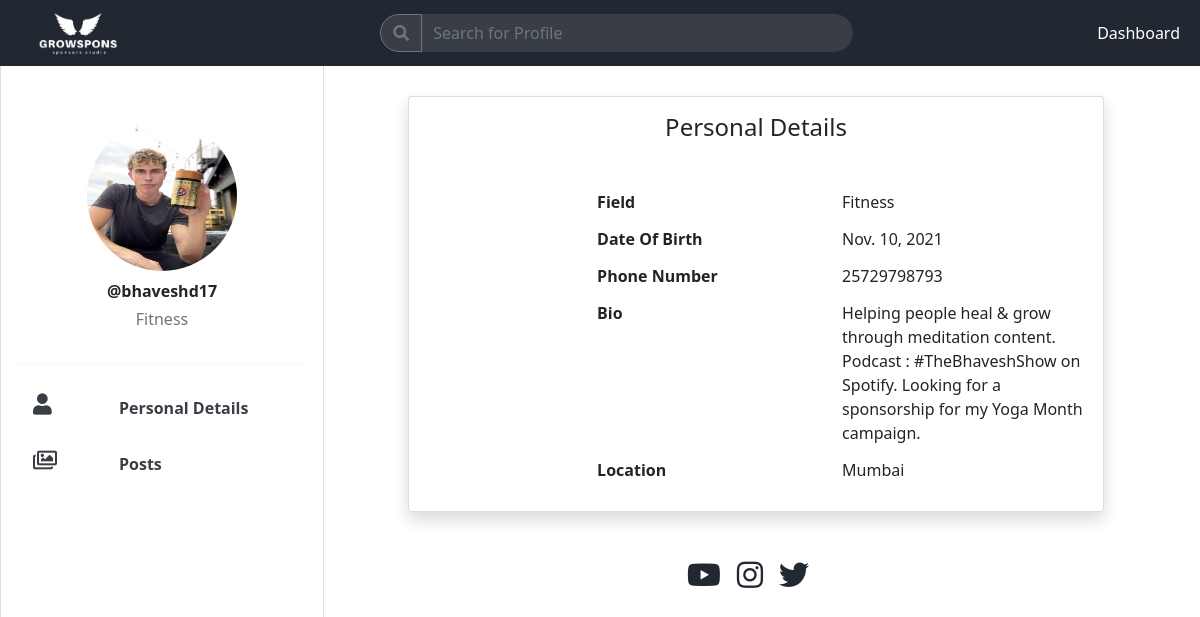
/company/profile/13/ (signed in), run on the app's committed database.
### app/models.py (models this page shows, shortened)
class Influencer(models.Model):
    influencer_id=models.OneToOneField(User,on_delete=models.CASCADE)
    field=models.CharField(max_length=50,choices=fields_list)
    profileImg=models.ImageField(upload_to="profileImg/influencer/")
    dob = models.DateField()
    phone_no=models.CharField(max_length=13)
    bio=models.TextField(max_length=300)
    location=models.CharField(max_length=200)
    pancard=models.CharField(max_length=12,null=True, default='NA')
    mode_of_transaction=models.CharField(max_length=25, default='NA', choices=sorted({
        ("1","NetBanking"),("2","Card"),("3","UPI"),("4","Other")
    }))
    bank_name=models.CharField(max_length=25,null=True, default='NA')
    IFSC_code=models.CharField(max_length=15,null=True, default='NA')
    account_no=models.CharField(max_length=15,null=True, default='NA')
    is_verified=models.BooleanField(null=True, default=False)

class InfSocialMedia(models.Model):
    influencer = models.ForeignKey(Influencer, on_delete=models.CASCADE)
    url = models.URLField(null=True)
    social_media = models.CharField(max_length=100, null=True)
    followers = models.CharField(max_length=30, null=True)

### company/views.py (the view)
# urls.py: path('profile/<int:id>/', views.profile_cmp, name='profile_cmp'),
@login_required(login_url='login')
def profile_cmp(request, id):
    influencer = Influencer.objects.get(id=id)
    socialmedia = InfSocialMedia.objects.filter(influencer=influencer)
    content = {'socialmedia':socialmedia, 'influencer':influencer}
    return render(request, 'company/profile/profile.html', content)

### company/templates/company/profile/profile.html (shortened to what this page needs)
{% extends "base.html"%}
{% load static %}
{% block content %}
{% include "company/profile/profile_nav.html" %}
<div class="container mt-5 pt-5">
    <div class="card card-body shadow">
        <h4 class="text-center mb-5">Personal Details</h4>
        <div class="grid-container">
            <div class="head-field">
                <strong>Field</strong>
            </div>
            <div class="data-field">
                {{influencer.field}}
            </div>
        </div>
        <div class="grid-container">
            <div class="head-field">
                <strong>Date Of Birth</strong>
            </div>
            <div class="data-field">
                {{influencer.dob}}
            </div>
        </div>
        <div class="grid-container">
            <div class="head-field">
                <strong>Phone Number</strong>
            </div>
            <div class="data-field">
                {{influencer.phone_no}}
            </div>
        </div>
        <div class="grid-container">
            <div class="head-field">
                <strong>Bio</strong>
            </div>
            <div class="data-field">
                {{influencer.bio}}
            </div>
        </div>
        <div class="grid-container">
            <div class="head-field">
                <strong>Location</strong>
            </div>
            <div class="data-field">
                {{influencer.location}}
            </div>
        </div>
    </div>
    <div class="mt-5">
        <div class="d-flex justify-content-center">
            {% for s in socialmedia %}
              <a href="{{s.url}}" style="text-decoration: none;" class="grey-color" target="_blank"><i class="fab fa-{{s.social_media}} me-3" style="font-size: 30px;"></i></a>
            {% endfor %}
        </div>
    </div>
</div>
{% endblock%}

### app/templates/base.html (shortened to what this page needs)
<!DOCTYPE html>
{% load static %}
<html lang="en">
<head>
    <link rel="stylesheet" href="{% static 'css/base.css' %}">
    <link href="https://cdn.jsdelivr.net/npm/bootstrap@5.0.2/dist/css/bootstrap.min.css" rel="stylesheet"
>
    <link href="https://cdnjs.cloudflare.com/ajax/libs/font-awesome/5.13.0/css/all.min.css" rel="stylesheet">
</head>
<body>
    {% include "navbar.html" %}
    {% block content %}
    {% endblock content %}
</body>
</html>

### app/templates/navbar.html (shortened to what this page needs)
{% load static %}
<nav class="navbar navbar-expand-lg fixed-top navbar-dark grey-bgcolor">
    <div class="container-fluid">
        <a class="navbar-brand my-0 py-0 ps-3" href="{% url 'home' %}">
            <img src="{% static 'img/logo.png' %}" width="100" height="50" alt="">
        </a>
        <div class="collapse navbar-collapse" id="navbarSupportedContent">
            <ul class="navbar-nav me-auto mb-2 mb-lg-0 w-100">
                <div class="mx-auto" style="width: 50%;">
                    <form action="" method="GET">
                        <div class="input-group" id="search-box">
                            <div class="input-group-prepend">
                                <button class="btn btn-outline-secondary light-grey-bgcolor" id="search-btn"
                                    type="submit" style="border-radius: 40px 0px 0px 40px;"><i
                                        class="fas fa-search"></i></button>
                            </div>
                            <input type="text" name="to_search"
                                style="border: none;border-radius: 0px 40px 40px 0px;"
                                class="form-control light-grey-bgcolor" placeholder="Search for Profile"
                                aria-label="" aria-describedby="basic-addon1">
                        </div>
                    </form>
                </div>
            </ul>
            <ul class="navbar-nav ms-auto mb-2 mb-lg-0 ">
                {% if request.user.is_authenticated %}
                    {% if request.user.is_staff %}
                    <li class="nav-item">
                        <a class="nav-link active" aria-current="page" href="{% url 'dashboardCmp' %}">Dashboard</a>
                    </li>
                    {% else %}
                    <li class="nav-item">
                        <a class="nav-link active" aria-current="page" href="{% url 'dashboardInf' %}">Dashboard</a>
                    </li>
                    {% endif %}
                {% else %}
                <li class="nav-item">
                    <a class="nav-link active" aria-current="page" href="{% url 'login' %}">Login</a>
                </li>
                {% endif %}
            </ul>
        </div>
    </div>
</nav>

### company/templates/company/profile/profile_nav.html (shortened to what this page needs)
<div class="card side-left-bar mt-5 pt-5">
    <div class="card-body">
        <div style="text-align: center;" class="mt-2">
            <img src="{{influencer.profileImg.url}}" style="height: 150px; width:150px; border-radius: 50%;"
                alt="...">
        </div>
        <div class="d-flex flex-column text-center">
            <p class="mb-1 mt-2"><strong>@{{influencer.influencer_id.username}}</strong></p>
            <p class="text-muted">{{influencer.field}}</p>
        </div>
        <hr class="my-3" style="color: #e2e2e2;">
        <div class="menu">
            <ul class="menu-list ps-0" style="list-style: none;">
                <li>
                    <a href="{% url 'profile_cmp' influencer.id %}">
                        <i class="fas fa-user fa-lg"></i><strong>Personal Details</strong>
                    </a>
                </li>
                <li>
                    <a href="{% url 'personal_post_cmp' influencer.id %}">
                        <i class="far fa-images fa-lg"></i><strong>Posts</strong>
                    </a>
                </li>
            </ul>
        </div>
    </div>
</div>

### static/css/base.css (style rules this page uses)
.grey-color { color: #222831 !important; }
.grey-bgcolor { background-color: #222831 !important; }
.light-grey-bgcolor { background-color: #393e46 !important; }

### company/templates/company/profile/profile_nav.html (style rules this page uses)
.side-left-bar { height: 100vh; position: fixed; left: 0; width: 27%; }
.menu-list li a { text-decoration: none; color: #393E46; display: grid; grid-template-columns: 1fr 2fr; }
.menu-list li { padding: 1rem; }

### company/templates/company/profile/profile.html (style rules this page uses)
.container { width: 60%; position: absolute; margin-left: 33%; }
.grid-container { display: grid; grid-template-columns: 2fr 2fr; margin-left: 26%; margin-bottom: 13px; }

### data on the page
Influencer: profileImg (picture), influencer_id.username "bhaveshd17", field "Fitness", dob "Nov. 10, 2021", phone_no "25729798793", bio "Helping people heal & grow through meditation content. Podcast : #TheBhaveshShow on Spotify. Looking for a sponsorship for my Yoga Month campaign.", location "Mumbai"
